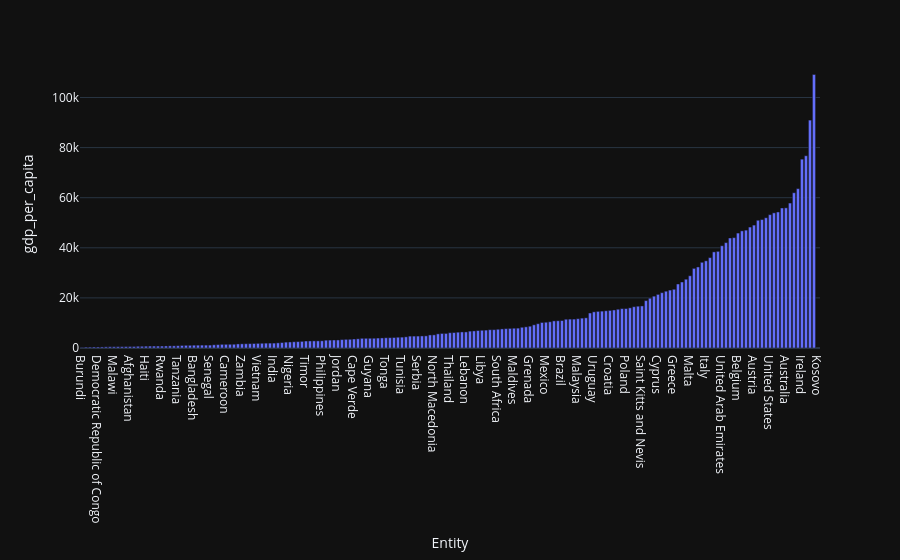

The notebook cell saved with this chart:
### Code cell
px.bar(gdp_and_pop_2017.sort_values("gdp_per_capita"), x = "Entity", y = "gdp_per_capita")

### Figure 1 — Plotly figure (JSON) as saved in the notebook; plotly's stock layout.template omitted (floating-point values rounded to 4 significant figures; data arrays with more than 128 entries replaced by an {"elided": "..."} marker saying what was removed)
{"data": [{"alignmentgroup": "True", "hovertemplate": "Entity=%{x}<br>gdp_per_capita=%{y}<extra></extra>", "legendgroup": "", "marker": {"color": "#636efa", "pattern": {"shape": ""}}, "name": "", "offsetgroup": "", "orientation": "v", "showlegend": false, "textposition": "auto", "type": "bar", "x": {"elided": "185 str values"}, "xaxis": "x", "y": {"elided": "185 float values"}, "yaxis": "y"}], "layout": {"barmode": "relative", "legend": {"tracegroupgap": 0}, "margin": {"t": 60}, "xaxis": {"anchor": "y", "domain": [0, 1], "title": {"text": "Entity"}}, "yaxis": {"anchor": "x", "domain": [0, 1], "title": {"text": "gdp_per_capita"}}}}
